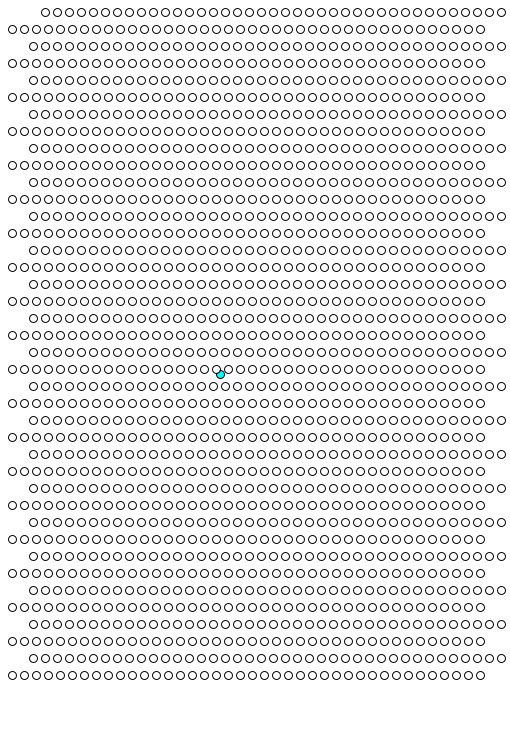
Frame 1 (no input)
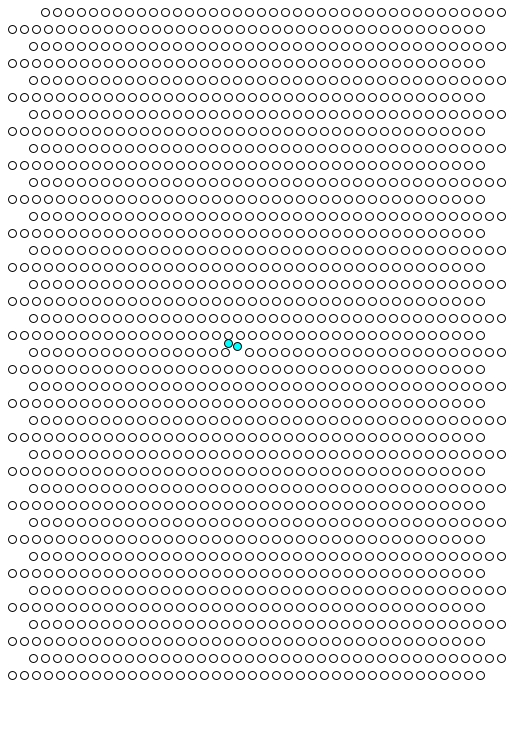
Frame 60 (the mouse pressed at the canvas centre just before this capture)
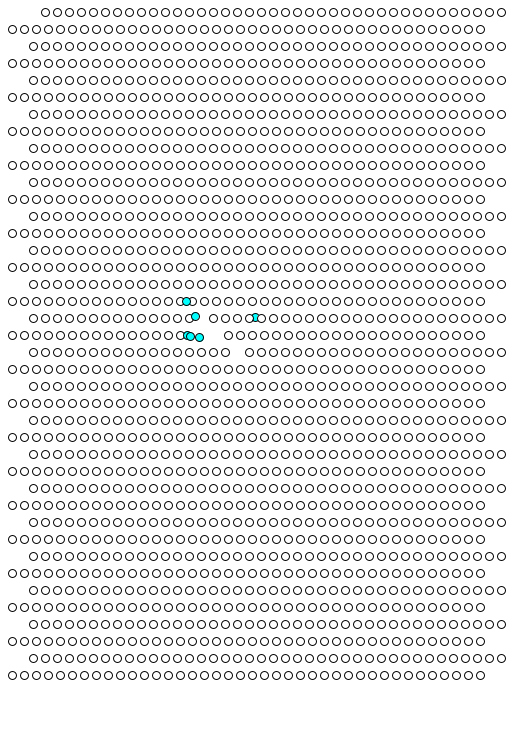
Frame 120 (the mouse held since frame 60 and released just before this capture)

The Processing sketch that drew these frames (run headless with seeded random() and noise(); from frame 60 on, the mouse is pressed at the canvas centre):

// Processing sketch: processing_179985
// ── processing_179985.pde

//Nuclear fission simulation
//v1.0
//Michael Boalch
//


//creating grid array for atoms to sit in

Cell[] myCells = new Cell[1600]; //creates an array for the objects, 1600 cells total

void setup() {
  size(510, 750);  //size of the canvas

  int i3=0;
  for (int i2 = 0; i2 < 40; i2 ++) { // see this as y-value 
    for (int i = 0; i < 40; i ++) {    // see this as x value 
      myCells[i3] = new Cell(i, i2);  //populates the array with neutrons and protons
      i3++;
    }
  }
  myCells[0].isseed=true;  //first cell is a seed
  myCells[0].location= new PVector(220, 375); // central start position of the first seed cell
}

void draw () {
    background(255);  //background drawn in
  for (int i=0; i<myCells.length; i++) {  //calls the functions for the cells
    myCells[i].display(); 
    myCells[i].update();
  }

  for (int i=0; i<myCells.length; i++) {
    if (!myCells[i].isseed) {
      for (int j=0; j<myCells.length; j++) {
        if (myCells[j].isseed) {
          float d = PVector.dist(myCells[i].location, myCells[j].location);  
          if (d<3) {  // if cell is close it becomes a seed (neutron)
            myCells[i].isseed=true;
            //line(myCells[i].location.x, myCells[i].location.y, myCells[j].location.x, myCells[j].location.y); //add lines

          }
        }
      }
    }
  }
}

// =================================

class Cell {
  PVector location= new PVector(); //creating vectors to replace original locations
  PVector velocity=new PVector();  //adds velocity to use vector math
  float dia; //diameter of the cells
  boolean isseed; //true or false, neutron or atom
  float randomx = random(-1, 1); // random direction to apply to new neutrons after collision
  float randomy = random(-1, 1);

  Cell(int i, int i2) {
    int factor1 = 0;

    // if even
    if (i2 % 2 == 0)
      factor1 = 21;
    else
      factor1 = 0;

    location = new PVector(  i*12+12+factor1, i2*17+12 ); //creates grid of cells (atoms)
    dia = 8;
  }

  void display() {

    if (isseed==true) {  //if seed(neutron) 

      fill(0, 255, 255);  //blue neutrons

      velocity = new PVector(randomx, randomy); //gives neutrons random movement direction
      location.add(velocity); //add velocity to current location
    }
    if (isseed==false) {  //if false = atom, stay white
      fill(255);
    }

    ellipse(location.x, location.y, dia, dia); //draws ellipse to represent cells, cell location and diameter
  }
  void update() {
    if (isseed==false) {
      velocity = new PVector(random(-0, 0), random(-0, 0)); //atoms fixed in place
    }
  }
}

void keyPressed() {
  if (key=='e') { //when e is pressed a dxf file is saved
    endRaw();
  }
}
